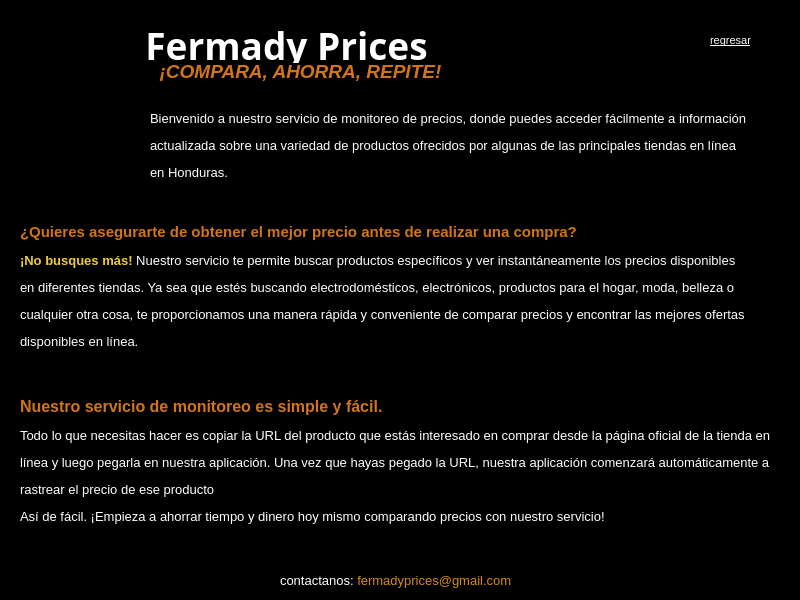
<?xml version="1.0" encoding="UTF-8"?>
<ui version="4.0">
 <class>MainWindow</class>
 <widget class="QMainWindow" name="MainWindow">
  <property name="geometry">
   <rect>
    <x>0</x>
    <y>0</y>
    <width>800</width>
    <height>600</height>
   </rect>
  </property>
  <property name="minimumSize">
   <size>
    <width>800</width>
    <height>600</height>
   </size>
  </property>
  <property name="maximumSize">
   <size>
    <width>800</width>
    <height>600</height>
   </size>
  </property>
  <property name="windowTitle">
   <string>Fermady</string>
  </property>
  <property name="windowIcon">
   <iconset>
    <normaloff>imagenes/hucha.png</normaloff>imagenes/hucha.png</iconset>
  </property>
  <widget class="QWidget" name="centralwidget">
   <layout class="QHBoxLayout" name="horizontalLayout">
    <property name="spacing">
     <number>0</number>
    </property>
    <property name="leftMargin">
     <number>0</number>
    </property>
    <property name="topMargin">
     <number>0</number>
    </property>
    <property name="rightMargin">
     <number>0</number>
    </property>
    <property name="bottomMargin">
     <number>0</number>
    </property>
    <item>
     <widget class="QFrame" name="frame">
      <property name="styleSheet">
       <string notr="true">background-color: rgb(0, 0, 0);</string>
      </property>
      <property name="frameShape">
       <enum>QFrame::StyledPanel</enum>
      </property>
      <property name="frameShadow">
       <enum>QFrame::Raised</enum>
      </property>
      <widget class="QLabel" name="label_2">
       <property name="geometry">
        <rect>
         <x>130</x>
         <y>60</y>
         <width>341</width>
         <height>21</height>
        </rect>
       </property>
       <property name="font">
        <font>
         <family>Arial</family>
         <pointsize>8</pointsize>
         <italic>true</italic>
         <bold>true</bold>
        </font>
       </property>
       <property name="styleSheet">
        <string notr="true">background-color: transparent;</string>
       </property>
       <property name="text">
        <string>&lt;html&gt;&lt;head/&gt;&lt;body&gt;&lt;p align=&quot;center&quot;&gt;&lt;span style=&quot; font-size:14pt; color:#d37517;&quot;&gt;¡COMPARA, AHORRA, REPITE!&lt;/span&gt;&lt;/p&gt;&lt;/body&gt;&lt;/html&gt;</string>
       </property>
      </widget>
      <widget class="QLabel" name="label">
       <property name="geometry">
        <rect>
         <x>70</x>
         <y>20</y>
         <width>433</width>
         <height>43</height>
        </rect>
       </property>
       <property name="font">
        <font>
         <family>Rockwell</family>
         <pointsize>16</pointsize>
         <bold>false</bold>
        </font>
       </property>
       <property name="text">
        <string>&lt;html&gt;&lt;head/&gt;&lt;body&gt;&lt;p align=&quot;center&quot;&gt;&lt;span style=&quot; font-size:28pt; font-weight:700; color:#ffffff;&quot;&gt;Fermady Prices&lt;/span&gt;&lt;/p&gt;&lt;/body&gt;&lt;/html&gt;</string>
       </property>
      </widget>
      <widget class="QLabel" name="label_3">
       <property name="geometry">
        <rect>
         <x>10</x>
         <y>40</y>
         <width>121</width>
         <height>141</height>
        </rect>
       </property>
       <property name="styleSheet">
        <string notr="true"/>
       </property>
       <property name="text">
        <string/>
       </property>
       <property name="pixmap">
        <pixmap>imagenes/hucha.png</pixmap>
       </property>
      </widget>
      <widget class="QLabel" name="label_4">
       <property name="geometry">
        <rect>
         <x>150</x>
         <y>70</y>
         <width>641</width>
         <height>151</height>
        </rect>
       </property>
       <property name="font">
        <font>
         <family>Arial</family>
        </font>
       </property>
       <property name="styleSheet">
        <string notr="true">background-color: transparent;</string>
       </property>
       <property name="text">
        <string>&lt;html&gt;&lt;head/&gt;&lt;body&gt;&lt;p&gt;&lt;span style=&quot; font-size:10pt; color:#ffffff;&quot;&gt;Bienvenido a nuestro servicio de monitoreo de precios, donde puedes acceder fácilmente a información&lt;/span&gt;&lt;/p&gt;&lt;p&gt;&lt;span style=&quot; font-size:10pt; color:#ffffff;&quot;&gt;actualizada sobre una variedad de productos ofrecidos por algunas de las principales tiendas en línea&lt;/span&gt;&lt;/p&gt;&lt;p&gt;&lt;span style=&quot; font-size:10pt; color:#ffffff;&quot;&gt;en Honduras.&lt;/span&gt;&lt;/p&gt;&lt;/body&gt;&lt;/html&gt;</string>
       </property>
      </widget>
      <widget class="QLabel" name="label_5">
       <property name="geometry">
        <rect>
         <x>20</x>
         <y>200</y>
         <width>771</width>
         <height>201</height>
        </rect>
       </property>
       <property name="font">
        <font>
         <family>Arial</family>
        </font>
       </property>
       <property name="cursor">
        <cursorShape>ArrowCursor</cursorShape>
       </property>
       <property name="styleSheet">
        <string notr="true">background-color: transparent;</string>
       </property>
       <property name="text">
        <string>&lt;html&gt;&lt;head/&gt;&lt;body&gt;&lt;p align=&quot;justify&quot;&gt;&lt;span style=&quot; font-size:11pt; font-weight:700; color:#d37517;&quot;&gt;¿Quieres asegurarte de obtener el mejor precio antes de realizar una compra?&lt;/span&gt;&lt;/p&gt;&lt;p align=&quot;justify&quot;&gt;&lt;span style=&quot; font-size:10pt; font-weight:700; color:#f1cc37;&quot;&gt;¡No busques más! &lt;/span&gt;&lt;span style=&quot; font-size:10pt; color:#ffffff;&quot;&gt;Nuestro servicio te permite buscar productos específicos y ver &lt;/span&gt;&lt;span style=&quot; font-size:10pt; color:#fcfcfc;&quot;&gt;instantáneamente los precios disponibles &lt;/span&gt;&lt;/p&gt;&lt;p align=&quot;justify&quot;&gt;&lt;span style=&quot; font-size:10pt; color:#ffffff;&quot;&gt;en diferentes tiendas. Ya sea que estés buscando electrodomésticos, electrónicos, productos para el hogar, moda, belleza o &lt;/span&gt;&lt;/p&gt;&lt;p align=&quot;justify&quot;&gt;&lt;span style=&quot; font-size:10pt; color:#ffffff;&quot;&gt;cualquier otra cosa, te proporcionamos una manera rápida y conveniente de comparar precios y encontrar las &lt;/span&gt;&lt;span style=&quot; font-size:10pt; color:#fcfcfc;&quot;&gt;mejores ofertas &lt;/span&gt;&lt;/p&gt;&lt;p align=&quot;justify&quot;&gt;&lt;span style=&quot; font-size:10pt; color:#fcfcfc;&quot;&gt;disponibles en línea.&lt;/span&gt;&lt;span style=&quot; font-size:10pt; color:#ff9ea8;&quot;&gt;&lt;br/&gt;&lt;br/&gt;&lt;/span&gt;&lt;/p&gt;&lt;/body&gt;&lt;/html&gt;</string>
       </property>
      </widget>
      <widget class="QLabel" name="label_7">
       <property name="geometry">
        <rect>
         <x>20</x>
         <y>360</y>
         <width>751</width>
         <height>201</height>
        </rect>
       </property>
       <property name="font">
        <font>
         <family>Arial</family>
        </font>
       </property>
       <property name="styleSheet">
        <string notr="true">background-color: transparent;</string>
       </property>
       <property name="text">
        <string>&lt;html&gt;&lt;head/&gt;&lt;body&gt;&lt;p&gt;&lt;span style=&quot; font-size:12pt; font-weight:700; color:#d37517;&quot;&gt;Nuestro servicio de monitoreo es simple y fácil. &lt;/span&gt;&lt;/p&gt;&lt;p&gt;&lt;span style=&quot; font-size:10pt; color:#ffffff;&quot;&gt;Todo lo que necesitas hacer es copiar la URL del producto que estás interesado en comprar desde la página oficial de la tienda en &lt;/span&gt;&lt;/p&gt;&lt;p&gt;&lt;span style=&quot; font-size:10pt; color:#ffffff;&quot;&gt;línea y luego pegarla en nuestra aplicación. Una vez que hayas pegado la URL, nuestra aplicación comenzará automáticamente a&lt;/span&gt;&lt;/p&gt;&lt;p&gt;&lt;span style=&quot; font-size:10pt; color:#ffffff;&quot;&gt;rastrear el precio de ese producto &lt;/span&gt;&lt;/p&gt;&lt;p&gt;&lt;span style=&quot; font-size:10pt; color:#ffffff;&quot;&gt;Así de fácil. ¡Empieza a ahorrar tiempo y dinero hoy mismo comparando precios con nuestro servicio!&lt;/span&gt;&lt;/p&gt;&lt;/body&gt;&lt;/html&gt;</string>
       </property>
      </widget>
      <widget class="QLabel" name="label_8">
       <property name="geometry">
        <rect>
         <x>280</x>
         <y>570</y>
         <width>251</width>
         <height>21</height>
        </rect>
       </property>
       <property name="font">
        <font>
         <family>Arial</family>
        </font>
       </property>
       <property name="cursor">
        <cursorShape>PointingHandCursor</cursorShape>
       </property>
       <property name="styleSheet">
        <string notr="true">background-color: transparent;</string>
       </property>
       <property name="text">
        <string>&lt;html&gt;&lt;head/&gt;&lt;body&gt;&lt;p&gt;&lt;span style=&quot; font-size:10pt; color:#ffffff;&quot;&gt;contactanos: &lt;/span&gt;&lt;span style=&quot; font-size:10pt; color:#d68b12;&quot;&gt;fermadyprices@gmail.com&lt;/span&gt;&lt;/p&gt;&lt;/body&gt;&lt;/html&gt;</string>
       </property>
      </widget>
      <widget class="QPushButton" name="btnreg">
       <property name="geometry">
        <rect>
         <x>670</x>
         <y>20</y>
         <width>121</width>
         <height>41</height>
        </rect>
       </property>
       <property name="font">
        <font>
         <family>Arial</family>
         <pointsize>8</pointsize>
         <underline>true</underline>
        </font>
       </property>
       <property name="cursor">
        <cursorShape>PointingHandCursor</cursorShape>
       </property>
       <property name="styleSheet">
        <string notr="true">QPushButton{
background-color: transparent;
        border: none; 
        color: #fff; 
        padding: 10px 20px
}</string>
       </property>
       <property name="text">
        <string>regresar</string>
       </property>
      </widget>
      <zorder>label_5</zorder>
      <zorder>label_4</zorder>
      <zorder>label_2</zorder>
      <zorder>label</zorder>
      <zorder>label_3</zorder>
      <zorder>label_7</zorder>
      <zorder>label_8</zorder>
      <zorder>btnreg</zorder>
     </widget>
    </item>
   </layout>
  </widget>
 </widget>
 <resources>
  <include location="imagenes/imagenes.qrc"/>
 </resources>
 <connections/>
</ui>
